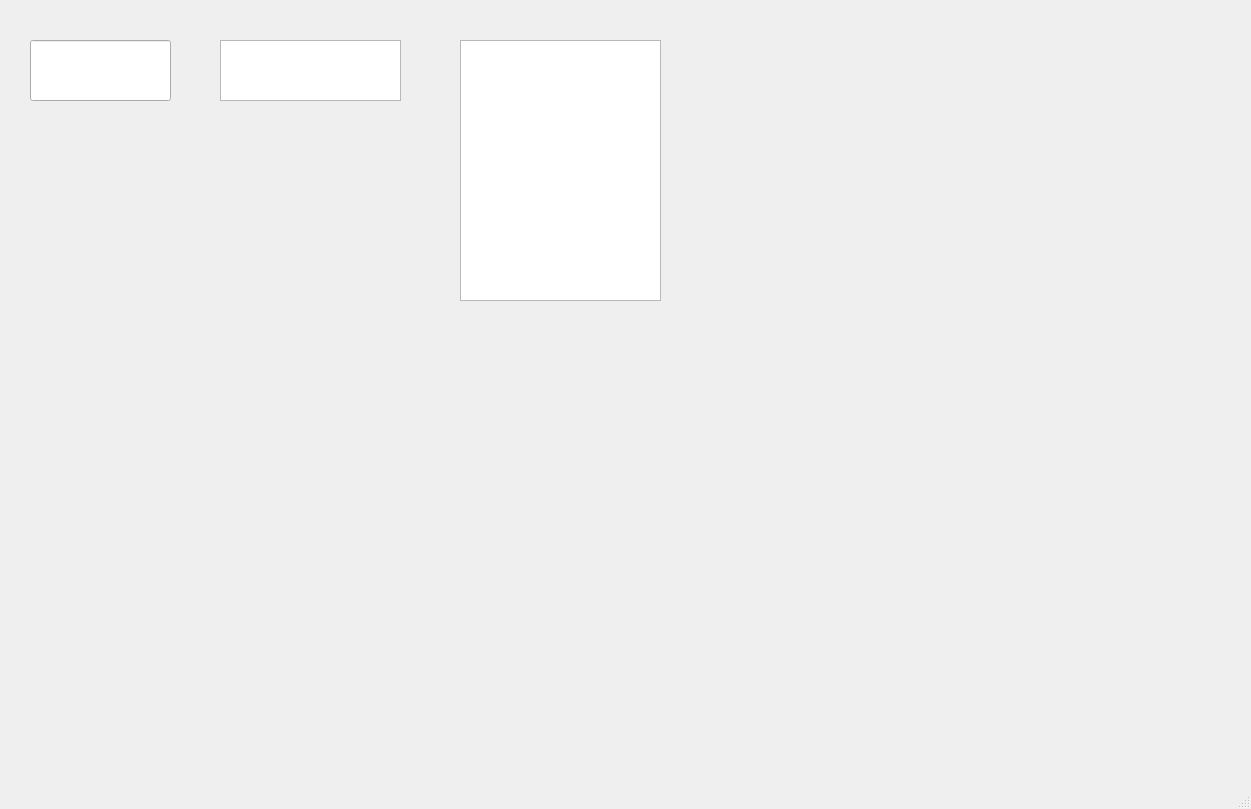
<?xml version="1.0" encoding="UTF-8"?>
<ui version="4.0">
 <class>MainWindow</class>
 <widget class="QMainWindow" name="MainWindow">
  <property name="geometry">
   <rect>
    <x>0</x>
    <y>0</y>
    <width>1251</width>
    <height>809</height>
   </rect>
  </property>
  <property name="windowTitle">
   <string>MainWindow</string>
  </property>
  <widget class="QWidget" name="centralwidget">
   <widget class="QLineEdit" name="input">
    <property name="geometry">
     <rect>
      <x>30</x>
      <y>40</y>
      <width>141</width>
      <height>61</height>
     </rect>
    </property>
   </widget>
   <widget class="QTextBrowser" name="output">
    <property name="geometry">
     <rect>
      <x>220</x>
      <y>40</y>
      <width>181</width>
      <height>61</height>
     </rect>
    </property>
   </widget>
   <widget class="QTextBrowser" name="test">
    <property name="geometry">
     <rect>
      <x>460</x>
      <y>40</y>
      <width>201</width>
      <height>261</height>
     </rect>
    </property>
   </widget>
  </widget>
  <widget class="QMenuBar" name="menubar">
   <property name="geometry">
    <rect>
     <x>0</x>
     <y>0</y>
     <width>1251</width>
     <height>22</height>
    </rect>
   </property>
  </widget>
  <widget class="QStatusBar" name="statusbar"/>
 </widget>
 <resources/>
 <connections/>
</ui>
